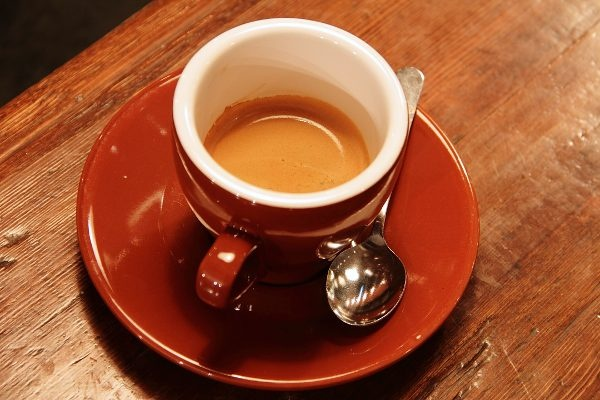
#> input picture Lab8/coffee_photo.jpg, 600 x 400 px
$ jupyter execute Lab_8_Edge_Detection_Clean.ipynb   (older library calls are emulated)
#> lines starting #> are read from the running program, lines starting #| are printed output that depends on the picture
# Lab 8 — Edge Detection

**Objective:** Apply Sobel, Prewitt and Canny edge detectors using Python/OpenCV and compare how Canny thresholds affect image details.

**New image:** Coffee-cup photo (different from `kid1.jpg` in the original notebook). The source photo is the `coffee` sample from scikit-image (CC0, Rachel Michetti).

**Before running:** Keep `coffee_photo.jpg` in the **same folder** as this notebook. Run cells from top to bottom.

## Setup — Import libraries and load the new image

We use the same grayscale image and the same **5 × 5 Gaussian blur** for all three detectors, so threshold comparisons differ only in their Canny parameters.

[cell 1]
import cv2
import numpy as np
import matplotlib.pyplot as plt

[cell 2]
# Load the new photo from a normal image file.
img = cv2.imread("coffee_photo.jpg")
#> img is the input picture: shape (400, 600, 3); mean B, G, R 51.7, 85.8, 158.4
if img is None:
    raise FileNotFoundError("Place coffee_photo.jpg in the same folder as this notebook.")

img_rgb = cv2.cvtColor(img, cv2.COLOR_BGR2RGB)
gray = cv2.cvtColor(img, cv2.COLOR_BGR2GRAY)
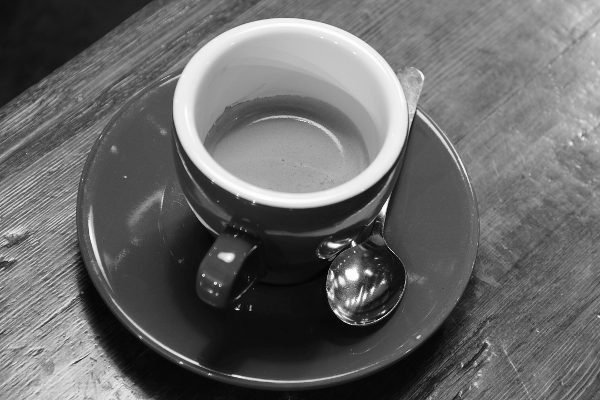
#> gray: shape (400, 600); min 1, max 255, mean 103.6
blurred = cv2.GaussianBlur(gray, (5, 5), 0)

print(f"Selected image: coffee photo ({img.shape[1]} × {img.shape[0]} pixels)")
#| Selected image: coffee photo (600 × 400 pixels)
plt.figure(figsize=(7, 4.5))
plt.imshow(img_rgb)
plt.title("Original selected photo: coffee cup")
plt.axis("off")
plt.show()

## Task 1 — Apply and compare edge detection methods

- **Sobel:** estimate the horizontal and vertical intensity gradients with `cv2.Sobel`.
- **Prewitt:** convolve with the two manually defined 3 × 3 Prewitt kernels using `cv2.filter2D`.
- **Canny:** detect thin binary edges using `cv2.Canny` with thresholds **50 and 150**.

Sobel and Prewitt are *gradient-magnitude* maps, whereas Canny produces a *binary* edge map. The two magnitude maps are independently normalized to 0–255 **for display only**.

[cell 3]
# 1) Sobel detector: gradients in the x and y directions.
sobel_x = cv2.Sobel(blurred, cv2.CV_64F, 1, 0, ksize=3)
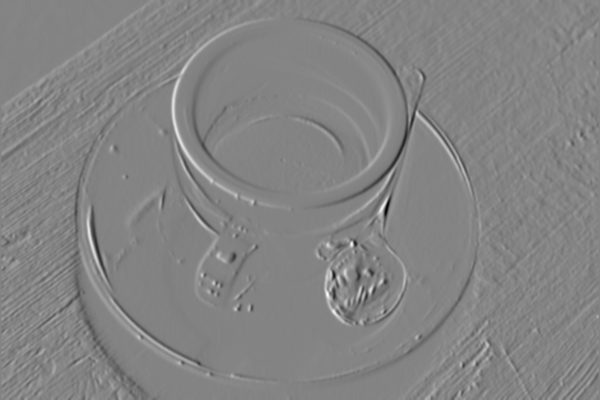
#> sobel_x: shape (400, 600) float64; min -531, max 495, mean 0.5; drawn with min black and max white
sobel_y = cv2.Sobel(blurred, cv2.CV_64F, 0, 1, ksize=3)
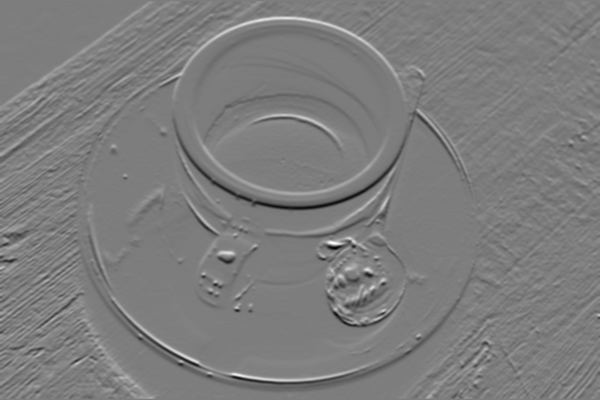
#> sobel_y: shape (400, 600) float64; min -445, max 459, mean -0.3; drawn with min black and max white
sobel_magnitude = cv2.magnitude(sobel_x, sobel_y)
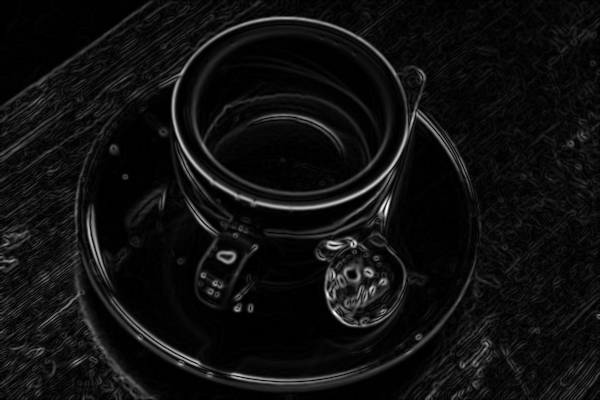
#> sobel_magnitude: shape (400, 600) float64; min 0, max 542.1, mean 34.6; drawn with min black and max white
sobel_edges = cv2.normalize(sobel_magnitude, None, 0, 255, cv2.NORM_MINMAX).astype(np.uint8)

# 2) Prewitt detector: manual 3x3 kernels.
prewitt_kernel_x = np.array([[-1, 0, 1],
                             [-1, 0, 1],
                             [-1, 0, 1]], dtype=np.float64)
prewitt_kernel_y = np.array([[-1, -1, -1],
                             [ 0,  0,  0],
                             [ 1,  1,  1]], dtype=np.float64)
prewitt_x = cv2.filter2D(blurred, cv2.CV_64F, prewitt_kernel_x)
prewitt_y = cv2.filter2D(blurred, cv2.CV_64F, prewitt_kernel_y)
prewitt_magnitude = cv2.magnitude(prewitt_x, prewitt_y)
prewitt_edges = cv2.normalize(prewitt_magnitude, None, 0, 255, cv2.NORM_MINMAX).astype(np.uint8)

# 3) Canny detector (baseline: low=50, high=150).
canny_edges = cv2.Canny(blurred, 50, 150)
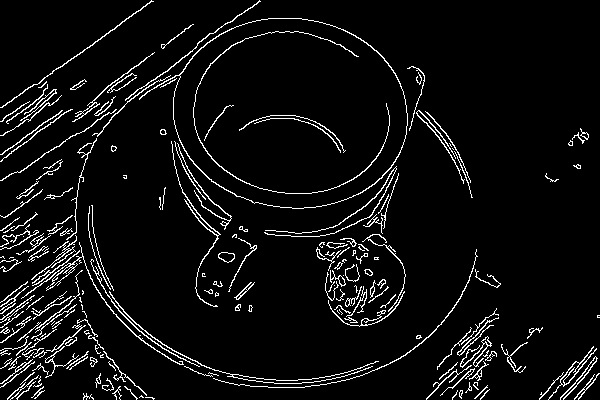
#> canny_edges: shape (400, 600); 5.8% white in thin lines or dots

[cell 4]
# Show the original image and all three resulting edge maps (Task 1).
fig, axes = plt.subplots(2, 2, figsize=(11, 8), layout="constrained")
plots = [
    (img_rgb, "Original Image", None),
    (sobel_edges, "Sobel Edge Detector", "gray"),
    (prewitt_edges, "Prewitt Edge Detector", "gray"),
    (canny_edges, "Canny Edge Detector (50, 150)", "gray"),
]
for ax, (photo, title, color_map) in zip(axes.flat, plots):
    ax.imshow(photo, cmap=color_map, vmin=0 if color_map else None, vmax=255 if color_map else None)
    ax.set_title(title)
    ax.axis("off")
#> this loop made 4 passes
#> (title, color_map) on passes 1 to 4: ('Original Image', None), ('Sobel Edge Detector', 'gray'), ('Prewitt Edge Detector', 'gray'), ('Canny Edge Detector (50, 150)', 'gray')
plt.show()

### Task 1 — Observations

**Sobel and Prewitt** highlight changes in intensity as different brightness levels; they show continuous outlines and wood-grain texture but may display broad or soft edge responses. **Canny** creates thin, high-contrast binary contours, emphasizing the rims of the cup and saucer and parts of the spoon. Different output types mean their brightness values should not be compared as if they were the same measurement.

## Task 2 — Investigate the effect of Canny thresholds

Apply Canny to the **same blurred image** with exactly these threshold pairs: `(30, 90)`, `(50, 150)`, and `(100, 200)`.

[cell 5]
# Compare the three required Canny threshold pairs.
threshold_pairs = [(30, 90), (50, 150), (100, 200)]
canny_results = {}

fig, axes = plt.subplots(1, 3, figsize=(15, 4), layout="constrained")
for ax, (low, high) in zip(axes, threshold_pairs):
    edges = cv2.Canny(blurred, low, high)
    canny_results[(low, high)] = edges
    edge_count = np.count_nonzero(edges)
    ax.imshow(edges, cmap="gray", vmin=0, vmax=255)
    ax.set_title(f"Low = {low}, High = {high}\n{edge_count:,} edge pixels")
    ax.axis("off")
#> this loop made 3 passes
#> edge_count on passes 1 to 3: 24453, 13868, 7878
#> pass 1, `edges = cv2.Canny(blurred, low, high)`:
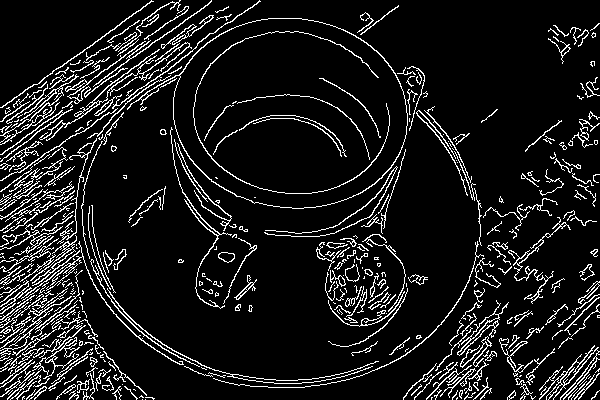
#> edges: shape (400, 600); 10.2% white in thin lines or dots
#> pass 3, `edges = cv2.Canny(blurred, low, high)`:
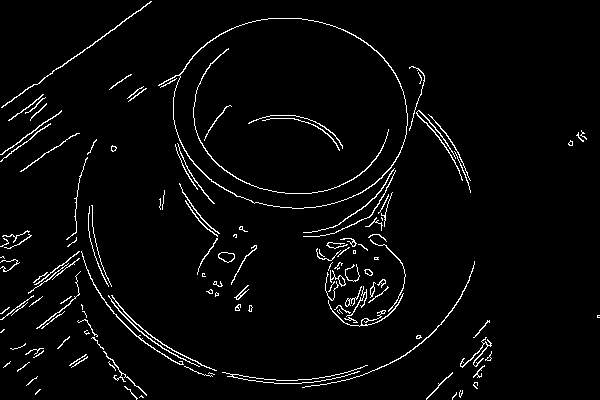
#> edges: shape (400, 600); 3.3% white in thin lines or dots
#> after the loop, canny_results = 3 items
plt.show()

[cell 6]
# Quantify edge counts (white pixels) and the percentage of the image they occupy.
print(f"{'Low / High':<16}{'Edge pixels':>14}{'Image area':>14}")
print("-" * 44)
for low, high in threshold_pairs:
    edge_count = int(np.count_nonzero(canny_results[(low, high)]))
    pct = 100 * edge_count / canny_results[(low, high)].size
    print(f"{str(low) + ' / ' + str(high):<16}{edge_count:>14,}{pct:>13.2f}%")
#> this loop made 3 passes
#> (edge_count, pct) on passes 1 to 3: (24453, 10.19), (13868, 5.78), (7878, 3.28)
#| 30 / 90                 24,453        10.19%
#| 50 / 150                13,868         5.78%
#| 100 / 200                7,878         3.28%
